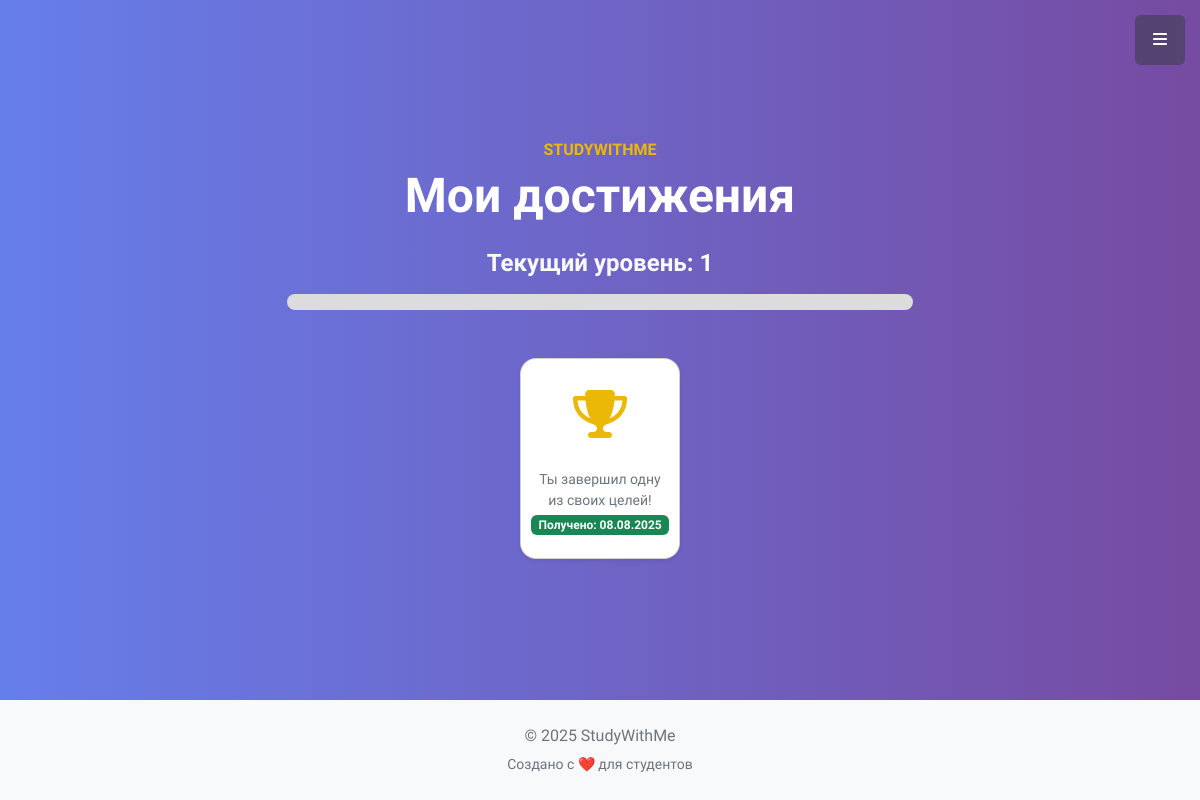
/achievements/ (signed in), run on the app's committed database.
### main/models.py (models this page shows, shortened)
class Achievement(models.Model):
    user = models.ForeignKey(MyUser, on_delete=models.CASCADE, verbose_name='Пользователь')
    code = models.CharField(max_length=50, unique=True, verbose_name="Код условия", default='default_code')
    title = models.CharField(max_length=100, verbose_name='Название достижения')
    description = models.TextField(blank=True, verbose_name='Описание достижения')
    date_earned = models.DateTimeField(auto_now_add=True, verbose_name='Дата получения')
    class Meta:
        verbose_name = 'Достижение'
        verbose_name_plural = 'Достижения'

### main/views.py (the view)
# urls.py: path('achievements/', views.achievements_view, name='achievements'),
def achievements_view(request):
    user = request.user
    completed_goals_count = Goal.objects.filter(user=user, is_completed=True).count()
    user_level = completed_goals_count // 10 + 1
    progress_percent = (completed_goals_count % 10) * 10
    all_achievements = Achievement.objects.filter(user=user).order_by('-date_earned')
    achievements_list = [{
        'title': ach.title,
        'description': ach.description,
        'date_earned': ach.date_earned,
        'unlocked': ach.date_earned is not None,
    } for ach in all_achievements]
    context = {
        'achievements': achievements_list,
        'user_level': user_level,
        'progress_percent': progress_percent,
        'completed_goals_count': completed_goals_count,
    }
    return render(request, 'main/achievements.html', context)

### main/templates/main/achievements.html (shortened to what this page needs)
{% extends 'base.html' %}
{% load static %}
{% block content %}
<section class="content-section achievements-section" id="achievements">
  <div class="container px-4 px-lg-5">
    <div class="content-section-heading text-center mb-5">
      <h3 class="text-warning">STUDYWITHME</h3>
      <h2 class="mb-4 text-white">Мои достижения</h2>
      <h4 class="text-light">
        Текущий уровень:
        <span class="fw-bold" style="color: white;">{{ user_level }}</span>
      </h4>
      <div class="progress mx-auto my-3" style="width: 60%;">
      </div>
    </div>
    <div class="row gx-3 gy-4 justify-content-center">
      {% if achievements %}
        {% for achievement in achievements %}
          {% if achievement.unlocked %}
          <div class="col-6 col-sm-4 col-md-3 col-lg-2 d-flex align-items-stretch">
            <div class="card achievement-card text-center shadow-sm w-100" data-aos="zoom-in" data-aos-delay="{{ forloop.counter0|add:'1' }}00">
              <div class="icon mb-2 mt-3">
                <i class="fas fa-trophy fa-3x text-warning"></i>
              </div>
              <h6 class="fw-bold mb-1">{{ achievement.title }}</h6>
              <p class="text-muted small mb-1">{{ achievement.description }}</p>
              <span class="badge bg-success mb-2">Получено: {{ achievement.date_earned|date:"d.m.Y" }}</span>
            </div>
          </div>
          {% endif %}
        {% endfor %}
      {% else %}
        <p class="text-center text-light fs-5">Пока нет достижений. Начни ставить и выполнять цели!</p>
      {% endif %}
    </div>
  </div>
</section>
<link href="https://unpkg.com/aos@2.3.1/dist/aos.css" rel="stylesheet">
{% endblock %}

### main/templates/base.html (style rules this page uses)
html, body { height: 100%; margin: 0; }
body { display: flex; flex-direction: column; min-height: 100vh; }

### main/templates/main/achievements.html (style rules this page uses)
body { background: linear-gradient(to right, #667eea, #764ba2); background-attachment: fixed; color: #fff; }
.content-section-heading { margin-top: 80px; }
.achievements-section { padding: 60px 0; }
.achievement-card { background: #fff; border-radius: 16px; padding: 15px 10px; transition: all 0.3s ease; }
.achievement-card .icon { line-height: 1; }
.badge { font-size: 0.75rem; }
.progress { background-color: #dcdcdc; border-radius: 30px; }

### data on the page
Achievement: description "Ты завершил одну из своих целей!", date_earned "08.08.2025"

### other printed values
{{ user_level }} "1"
